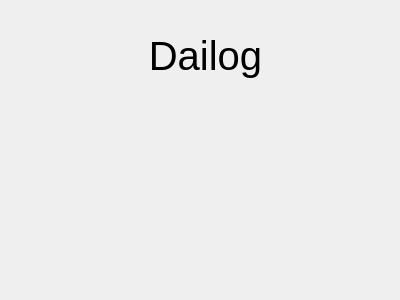
<?xml version="1.0" encoding="UTF-8"?>
<ui version="4.0">
 <class>loginDialog</class>
 <widget class="QDialog" name="loginDialog">
  <property name="geometry">
   <rect>
    <x>0</x>
    <y>0</y>
    <width>400</width>
    <height>300</height>
   </rect>
  </property>
  <property name="windowTitle">
   <string>Dialog</string>
  </property>
  <widget class="QLabel" name="label">
   <property name="geometry">
    <rect>
     <x>140</x>
     <y>30</y>
     <width>131</width>
     <height>51</height>
    </rect>
   </property>
   <property name="font">
    <font>
     <pointsize>30</pointsize>
    </font>
   </property>
   <property name="text">
    <string>Dailog</string>
   </property>
   <property name="alignment">
    <set>Qt::AlignmentFlag::AlignCenter</set>
   </property>
  </widget>
 </widget>
 <resources/>
 <connections/>
</ui>
